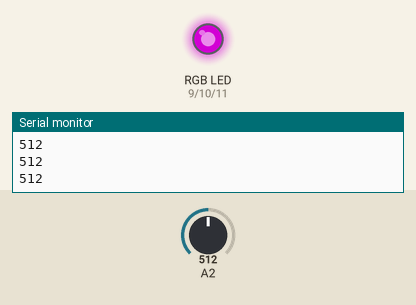
Simulated run of this sketch. Board: Arduino Uno, built with avr-gcc and run on an emulated ATmega328P. On the bench: an RGB LED mixed from three pins (HIGH = lit), the last lines printed to the serial monitor. The test bench sets the inputs (shaded band); at power-on: A2 = 512. Dim RGB values are drawn brighter than linear.

Above: at 1.2 s.
1.3 s: A2 set to 716
At 2.4 s:
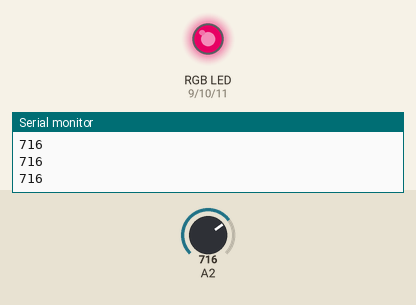
2.8 s: A2 set to 900
At 3.6 s:
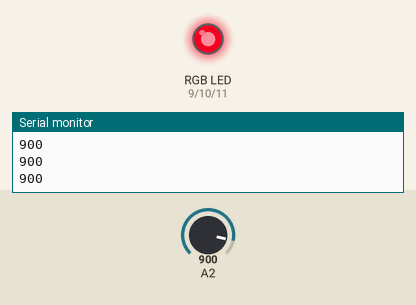
4.3 s: A2 set to 1023
At 5.5 s:
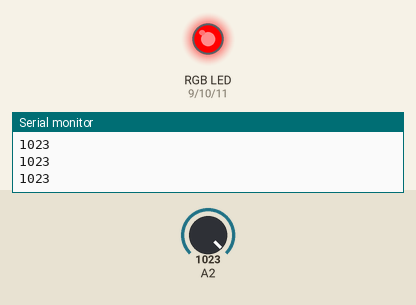
5.8 s: A2 set to 306
At 6.8 s:
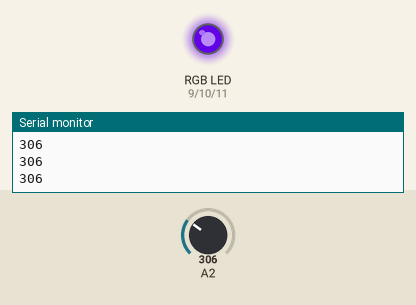
7.3 s: A2 set to 245
At 8.0 s:
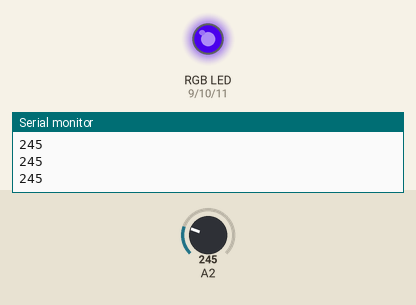
8.8 s: A2 set to 511
At 9.3 s:
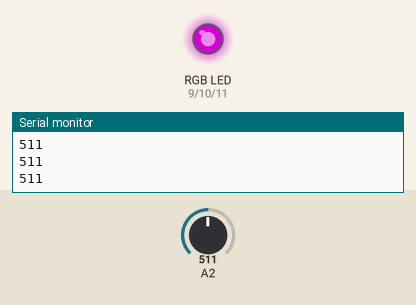
Timing chart, 0 to 11.3 s (numbered marks = the images above; inputs shaded):
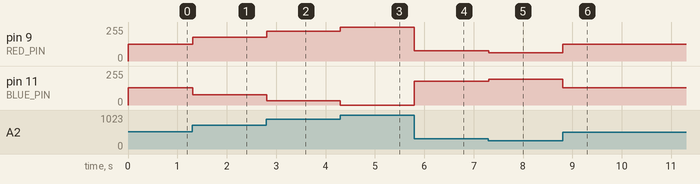

Measured:
- after the input at 1.3 s, pin 9 (RED_PIN): 127/255 → 178/255 at once; pin 11 (BLUE_PIN): 128/255 → 77/255 at once
- after the input at 2.8 s, pin 9 (RED_PIN): 178/255 → 224/255 at once; pin 11 (BLUE_PIN): 77/255 → 31/255 at once
- after the input at 4.3 s, pin 9 (RED_PIN): 224/255 → 255/255 at once; pin 11 (BLUE_PIN): 31/255 → 0/255 at once
- after the input at 5.8 s, pin 9 (RED_PIN): 255/255 → 76/255 at once; pin 11 (BLUE_PIN): 0/255 → 179/255 at once
- after the input at 7.3 s, pin 9 (RED_PIN): 76/255 → 61/255 at once; pin 11 (BLUE_PIN): 179/255 → 194/255 at once
- after the input at 8.8 s, pin 9 (RED_PIN): 61/255 → 127/255 at once; pin 11 (BLUE_PIN): 194/255 → 128/255 at once

The sketch:

fade_potentiometer.ino
```cpp
// Piranha RGB LED: smooth rainbow fade
// Board: Arduino Uno
//
// Wiring:
//   LED red   -> 220 ohm resistor -> pin 9
//   LED green -> 220 ohm resistor -> pin 10
//   LED blue  -> 220 ohm resistor -> pin 11
//   LED common leg -> 5V (common anode) or GND (common cathode)
//
// How it works:
//   The rainbow is split into three stages, each 256 steps long:
//     Stage 1: red   fades to green  (passing through yellow)
//     Stage 2: green fades to blue   (passing through cyan)
//     Stage 3: blue  fades to red    (passing through purple)
//   That makes 768 steps in total, and then it starts again.

const int RED_PIN   = 9;    // LED pins must be PWM pins (marked ~)
const int GREEN_PIN = 10;
const int BLUE_PIN  = 11;
int potValue = 0;

int redLevel = 0;
int blueLevel = 0;

// Change this to match your LED:
// true  = common anode   (common leg connected to 5V)
// false = common cathode (common leg connected to GND)
const bool COMMON_ANODE = false;


int FADE_DELAY = 10;
void setup() {
  pinMode(RED_PIN, OUTPUT);
  pinMode(GREEN_PIN, OUTPUT);
  pinMode(BLUE_PIN, OUTPUT);
  Serial.begin(9600);
}

void loop() {

  potValue = analogRead(A2);
  fadeColour(potValue);

  delay(FADE_DELAY);
}

// Works out the colour for a position in the rainbow (0 to 510)
// and sends it to the LED.
void fadeColour(int pos) {

  redLevel = map(pos, 0, 1023, 0, 255);
  blueLevel = 255 - redLevel;

  if (COMMON_ANODE) {
    redLevel   = 255 - redLevel;
    blueLevel  = 255 - blueLevel;
  }
  analogWrite(RED_PIN, redLevel);
  analogWrite(GREEN_PIN, 0);
  analogWrite(BLUE_PIN, blueLevel);
  Serial.println(pos);
}
```
